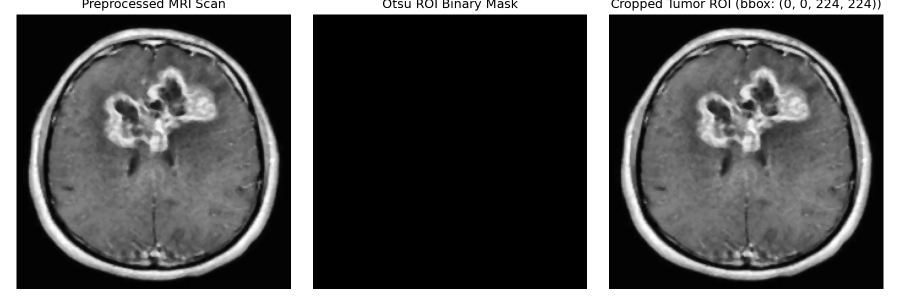
#> input picture reports/figures/segmentation_demo.png, 1800 x 600 px (shown at 1/2 size)
$ python -i segmentation.py   (imports and definitions only)
#> lines starting #> are read from the running program, lines starting #| are printed output that depends on the picture; after the words box and inside, x2 and y2 are one past the last pixel; in counts of white or black regions, pixels touching at a corner belong together
### src/config.py
"""
Global Configuration Settings for Brain Tumor Detection Framework.
Defines file system paths, hyperparameters, preprocessing constants, and reproducibility seeds.
"""

import os
from pathlib import Path

# Project Base Directory
PROJECT_ROOT = Path(__file__).resolve().parent.parent

# Data Directories
DATA_DIR = PROJECT_ROOT / "data"
DATA_RAW_DIR = DATA_DIR / "raw"
DATA_PROCESSED_DIR = DATA_DIR / "processed"
DATA_SPLITS_DIR = DATA_DIR / "splits"

# Models and Reports Directories
MODELS_DIR = PROJECT_ROOT / "models"
REPORTS_DIR = PROJECT_ROOT / "reports"
FIGURES_DIR = REPORTS_DIR / "figures"
APP_DIR = PROJECT_ROOT / "app"

# Ensure runtime directories exist
for path in [DATA_RAW_DIR, DATA_PROCESSED_DIR, DATA_SPLITS_DIR, MODELS_DIR, REPORTS_DIR, FIGURES_DIR, APP_DIR]:
    path.mkdir(parents=True, exist_ok=True)
#> further down, picture is the input picture: shape (600, 1800, 3); min 0, max 255, mean 83.8

# Dataset & Taxonomy Configuration
KAGGLE_DATASET = "masoudnickparvar/brain-tumor-mri-dataset"
CLASSES = ["glioma", "meningioma", "pituitary", "notumor"]
NUM_CLASSES = len(CLASSES)
CLASS_TO_IDX = {cls: idx for idx, cls in enumerate(CLASSES)}
IDX_TO_CLASS = {idx: cls for idx, cls in enumerate(CLASSES)}

# Image Dimensions & Normalization
IMAGE_SIZE = (224, 224)  # (Height, Width) for EfficientNetB0 backbone
IMAGE_CHANNELS = 3

# Preprocessing Settings
CLAHE_CLIP_LIMIT = 2.0
CLAHE_TILE_GRID_SIZE = (8, 8)
MEDIAN_BLUR_KERNEL = 3
ENABLE_SEGMENTATION_ROI = False  # Toggleable Otsu ROI segmentation cropping

# Train/Val/Test Split Ratios
SPLIT_RATIOS = {"train": 0.70, "val": 0.15, "test": 0.15}
RANDOM_SEED = 42

import torch
DEVICE = "cuda" if torch.cuda.is_available() else "cpu"

# Deep Learning / Feature Extractor Settings
BACKBONE_NAME = "EfficientNetB0"
FEATURE_DIM = 1280
FINE_TUNE_LAYERS = 20
BATCH_SIZE = 32
NUM_EPOCHS = 10
LEARNING_RATE = 1e-4

# Genetic Algorithm Feature Selection Settings
GA_POP_SIZE = 30
GA_GENERATIONS = 40
GA_CROSSOVER_RATE = 0.8
GA_MUTATION_RATE = 0.05
GA_ALPHA_PENALTY = 0.01  # Fitness penalty per selected feature count ratio
GA_TOURNAMENT_SIZE = 3

# Kaggle API Credentials Setup
# Set your Kaggle API token as an environment variable or place kaggle.json in ~/.kaggle/
DEFAULT_KAGGLE_TOKEN = os.environ.get("KAGGLE_TOKEN", "")

### src/segmentation.py
"""
Tumor Segmentation and Region of Interest (ROI) Extraction Module.

Uses:
1. Brain/head isolation
2. Adaptive high-intensity thresholding
3. Morphological operations
4. Connected-component filtering
5. ROI bounding box extraction
6. MRI visualization with tumor ROI overlay
7. Lightweight U-Net architecture for future optional use
"""

import sys
from pathlib import Path

import cv2
import numpy as np
import torch
import torch.nn as nn
import matplotlib.pyplot as plt

# Add project root to path
sys.path.append(str(Path(__file__).resolve().parent.parent))

from src.config import FIGURES_DIR, IMAGE_SIZE, ENABLE_SEGMENTATION_ROI


def extract_roi_otsu(
    img_rgb: np.ndarray,
) -> tuple[np.ndarray, np.ndarray, tuple[int, int, int, int], dict]:
    """
    Extract a focal ROI from an MRI image.

    The method:
    - Converts MRI to grayscale
    - Removes black background
    - Creates a brain/head mask
    - Uses adaptive intensity thresholds
    - Applies morphological cleanup
    - Selects a plausible focal connected component
    - Rejects masks that cover most of the image

    Returns:
        binary_mask:
            ROI mask, uint8 values 0 or 255

        roi_cropped:
            Cropped ROI resized back to original image dimensions

        bbox:
            (x, y, width, height)

        stats:
            Debug information
    """

    # ---------------------------------------------------------
    # 1. Validate input
    # ---------------------------------------------------------
    if img_rgb is None:
        raise ValueError("Input MRI image is None.")

    if len(img_rgb.shape) == 3:
        gray = cv2.cvtColor(img_rgb, cv2.COLOR_RGB2GRAY)
    else:
        gray = img_rgb.copy()

    if gray.dtype != np.uint8:
        gray = cv2.normalize(
            gray,
            None,
            0,
            255,
            cv2.NORM_MINMAX
        ).astype(np.uint8)

    h, w = gray.shape
#> h = 600; w = 1800
    total_pixels = h * w
#> total_pixels = 1080000

    # ---------------------------------------------------------
    # 2. Smooth MRI
    # ---------------------------------------------------------
    blurred = cv2.GaussianBlur(gray, (5, 5), 0)

    # ---------------------------------------------------------
    # 3. Create brain/head mask
    #
    # IMPORTANT:
    # Do not use Otsu directly over the whole image.
    # MRI background is usually black.
    # ---------------------------------------------------------
    _, initial_brain = cv2.threshold(
        blurred,
        15,
        255,
        cv2.THRESH_BINARY
    )
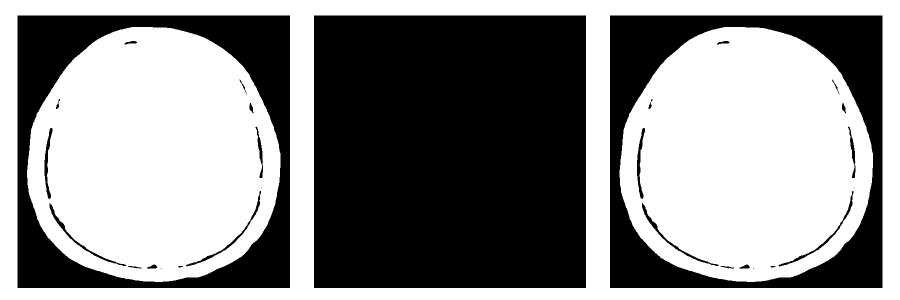
#> initial_brain: shape (600, 1800) (shown at 1/2 size); 54.9% white; 29 black regions (4 under 20 px), largest, box (x1, y1, x2, y2) and area: (628, 31, 1172, 576) 296480, (35, 31, 580, 576) 91782, (1220, 31, 1765, 576) 91782

    # Remove small noise
    kernel_brain = cv2.getStructuringElement(
        cv2.MORPH_ELLIPSE,
        (9, 9)
    )

    initial_brain = cv2.morphologyEx(
        initial_brain,
        cv2.MORPH_CLOSE,
        kernel_brain,
        iterations=3
    )
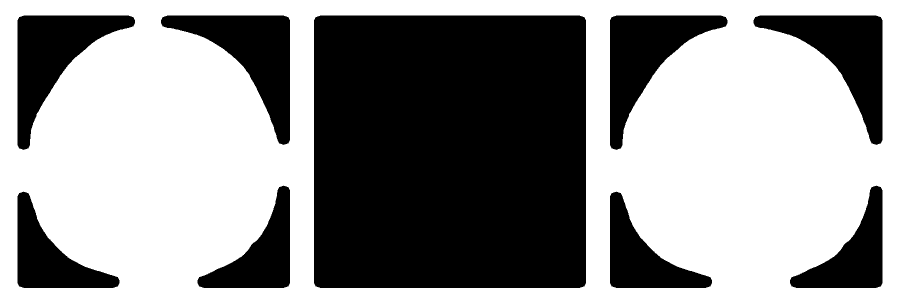
#> initial_brain: shape (600, 1800) (shown at 1/2 size); 57% white; 9 black regions, largest, box (x1, y1, x2, y2) and area: (628, 31, 1172, 576) 296324, (322, 31, 580, 290) 25756, (1507, 31, 1765, 290) 25756

    # Keep largest connected component
    num_labels, labels, stats_cc, _ = cv2.connectedComponentsWithStats(
        initial_brain,
        connectivity=8
    )
#> num_labels = 2; stats_cc = [[35, 31, 1730, 545, 464426], [0, 0, 1800, 600, 615574]]

    brain_mask = np.zeros_like(gray)

    if num_labels > 1:
        largest_label = 1 + np.argmax(
            stats_cc[1:, cv2.CC_STAT_AREA]
        )
#> largest_label = 1

        brain_mask[labels == largest_label] = 255

    brain_pixels = blurred[brain_mask > 0]

    if len(brain_pixels) == 0:
        empty_mask = np.zeros_like(gray)

        stats = {
            "input_shape": list(img_rgb.shape),
            "mask_shape": list(empty_mask.shape),
            "mask_dtype": str(empty_mask.dtype),
            "mask_min_max": [0, 0],
            "otsu_threshold_val": 0.0,
            "brain_mask_foreground_ratio": "0.00%",
            "final_roi_foreground_ratio": "0.00%",
            "nonzero_pixels": 0,
            "total_pixels": total_pixels,
            "num_connected_components": 0,
            "bounding_box": [0, 0, 0, 0],
            "fallback_method_used": "None / Empty Image",
            "is_roi_valid": False,
        }

        return (
            empty_mask,
            img_rgb.copy(),
            (0, 0, 0, 0),
            stats
        )

    # ---------------------------------------------------------
    # 4. Intracranial distance transform & skull margin safety
    # ---------------------------------------------------------
    inv_brain = cv2.bitwise_not(brain_mask)
    if np.any(inv_brain > 0):
        dist_from_bg = cv2.distanceTransform(brain_mask, cv2.DIST_L2, 5)
    else:
        border_mask = np.ones_like(gray, dtype=np.uint8)
        border_mask[1:-1, 1:-1] = 0
        dist_from_bg = cv2.distanceTransform(cv2.bitwise_not(border_mask), cv2.DIST_L2, 5)

    dist_from_bg = np.clip(dist_from_bg, 0.0, float(h // 2))

    # Intracranial mask: pixels at least 12 pixels INSIDE skull boundary
    _, intracranial_mask = cv2.threshold(dist_from_bg, 12, 255, cv2.THRESH_BINARY)
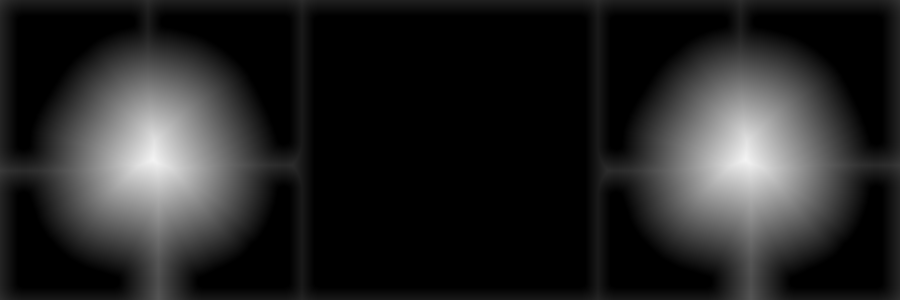
#> dist_from_bg: shape (600, 1800) float32 (shown at 1/2 size); min 0, max 243.9, mean 36.3
    intracranial_mask = intracranial_mask.astype(np.uint8)

    # Fallback to brain_mask if brain is small
    if np.sum(intracranial_mask > 0) < 0.20 * np.sum(brain_mask > 0):
        intracranial_mask = brain_mask.copy()

    brain_pixels = blurred[intracranial_mask > 0]
    if len(brain_pixels) == 0:
        brain_pixels = blurred[brain_mask > 0]
        intracranial_mask = brain_mask.copy()

    # ---------------------------------------------------------
    # 5. Calculate adaptive thresholds
    # ---------------------------------------------------------
    otsu_val, _ = cv2.threshold(
        brain_pixels, 0, 255, cv2.THRESH_BINARY + cv2.THRESH_OTSU
    )
#> otsu_val = 166

    p90 = float(np.percentile(brain_pixels, 90))
#> p90 = 255
    p93 = float(np.percentile(brain_pixels, 93))
#> p93 = 255
    p95 = float(np.percentile(brain_pixels, 95))
#> p95 = 255

    threshold_candidates = [
        max(float(otsu_val), p93),
        max(float(otsu_val), p90),
        p95,
    ]
#> threshold_candidates = [255, 255, 255]

    # ---------------------------------------------------------
    # 6. Generate & evaluate candidate components
    # ---------------------------------------------------------
    candidate_results = []
    candidate_telemetry = []

    kernel = cv2.getStructuringElement(cv2.MORPH_ELLIPSE, (5, 5))

    for thresh_idx, threshold_value in enumerate(threshold_candidates):
        _, candidate = cv2.threshold(blurred, int(threshold_value), 255, cv2.THRESH_BINARY)
        candidate = cv2.bitwise_and(candidate, intracranial_mask)

        # Remove tiny noise and bridge internal gaps
        candidate = cv2.morphologyEx(candidate, cv2.MORPH_OPEN, kernel, iterations=1)
        candidate = cv2.morphologyEx(candidate, cv2.MORPH_CLOSE, kernel, iterations=2)
        candidate = cv2.dilate(candidate, kernel, iterations=1)

        contours, _ = cv2.findContours(candidate, cv2.RETR_EXTERNAL, cv2.CHAIN_APPROX_SIMPLE)

        for contour in contours:
            area = cv2.contourArea(contour)
            area_ratio = area / float(total_pixels)
            x, y, bw, bh = cv2.boundingRect(contour)
            bbox_c = (x, y, bw, bh)

            aspect_ratio = max(bw / bh, bh / bw) if bh > 0 and bw > 0 else 999.0

            # Centroid location inside intracranial region
            M = cv2.moments(contour)
            cx = int(M["m10"] / M["m00"]) if M["m00"] > 0 else x + bw // 2
            cy = int(M["m01"] / M["m00"]) if M["m00"] > 0 else y + bh // 2

            c_mask = np.zeros_like(gray)
            cv2.drawContours(c_mask, [contour], -1, 255, -1)
            min_skull_dist = float(np.min(dist_from_bg[c_mask > 0])) if np.any(c_mask > 0) else 0.0

            peri = cv2.arcLength(contour, True)
            circ = float((4 * np.pi * area) / (peri ** 2)) if peri > 0 else 0.0

            # Rejection Checks
            rejection_reason = None
            if area_ratio < 0.003 or area_ratio > 0.15:
                rejection_reason = f"Area out of bounds ({area_ratio*100:.2f}%)"
            elif x <= 22 or y <= 22 or x + bw >= w - 22 or y + bh >= h - 22:
                rejection_reason = f"Too close to image margin (x={x}, y={y}, w={bw}, h={bh})"
            elif bw < 10 or bh < 10:
                rejection_reason = "Dimension too small (< 10px)"
            elif aspect_ratio > 1.8:
                rejection_reason = f"Elongated strip aspect ratio ({aspect_ratio:.2f} > 1.8)"
            elif circ < 0.12:
                rejection_reason = f"Low circularity ({circ:.2f} < 0.12)"
            elif min_skull_dist < 18.0:
                rejection_reason = f"Too close to skull wall ({min_skull_dist:.1f}px < 18px)"
            elif not (0.20 * w <= cx <= 0.80 * w and 0.18 * h <= cy <= 0.70 * h):
                rejection_reason = f"Centroid ({cx}, {cy}) outside central intracranial region"
            elif y + bh > 0.80 * h:
                rejection_reason = f"Extends into lower facial/nasal region (y2={y+bh} > {int(0.80*h)})"

            if rejection_reason is None:
                mean_int = float(np.mean(blurred[c_mask > 0]))
                depth_score = float(np.mean(dist_from_bg[c_mask > 0]))
                score = float(mean_int * 0.4 + depth_score * 0.4 + circ * 50.0)

                candidate_results.append({
                    "contour": contour,
                    "area": area,
                    "area_ratio": area_ratio,
                    "bbox": bbox_c,
                    "min_skull_dist": min_skull_dist,
                    "score": score,
                    "threshold_used": threshold_value
                })
                candidate_telemetry.append({
                    "bbox": list(bbox_c),
                    "area_pixels": int(area),
                    "area_pct": f"{area_ratio*100:.2f}%",
                    "min_skull_dist": f"{min_skull_dist:.1f}px",
                    "score": f"{score:.1f}",
                    "status": "ACCEPTED"
                })
            else:
                candidate_telemetry.append({
                    "bbox": list(bbox_c),
                    "area_pixels": int(area),
                    "area_pct": f"{area_ratio*100:.2f}%",
                    "status": f"REJECTED ({rejection_reason})"
                })
#> this loop made 3 passes
#> after the loop, candidate_results = []; candidate_telemetry = []

    # ---------------------------------------------------------
    # 7. Select best focal ROI by candidate score
    # ---------------------------------------------------------
    mask = np.zeros_like(gray, dtype=np.uint8)
    bbox = (0, 0, 0, 0)
    roi_detected = False
    threshold_method_used = "No valid focal ROI"

    if candidate_results:
        best = max(candidate_results, key=lambda item: item["score"])
        best_contour = best["contour"]
        x, y, bw, bh = best["bbox"]

        cv2.drawContours(mask, [best_contour], -1, 255, -1)
        bbox = (x, y, bw, bh)

        roi_crop = img_rgb[y:y + bh, x:x + bw]
        if roi_crop.size > 0:
            roi_cropped = cv2.resize(roi_crop, (w, h), interpolation=cv2.INTER_LINEAR)
            roi_detected = True
            threshold_method_used = f"Intracranial Scored Focal ROI (score={best['score']:.1f}, dist={best['min_skull_dist']:.1f}px)"
        else:
            roi_cropped = img_rgb.copy()
    else:
        roi_cropped = img_rgb.copy()

    # ---------------------------------------------------------
    # 9. Final safety validation
    # ---------------------------------------------------------
    nonzero_pixels = int(
        np.sum(mask > 0)
    )
#> nonzero_pixels = 0

    foreground_pct = (
        nonzero_pixels / float(total_pixels)
    ) * 100.0
#> foreground_pct = 0

    # Reject obviously invalid masks.
    if (
        nonzero_pixels == 0
        or foreground_pct >= 40.0
    ):

        mask = np.zeros_like(gray)
        bbox = (0, 0, 0, 0)
        roi_cropped = img_rgb.copy()
        roi_detected = False
        nonzero_pixels = 0
        foreground_pct = 0.0

        if foreground_pct == 0:
            threshold_method_used = (
                "No valid focal lesion isolated"
            )

    # ---------------------------------------------------------
    # 10. Connected component statistics
    # ---------------------------------------------------------
    num_labels, labels, cc_stats, centroids = (
        cv2.connectedComponentsWithStats(
            mask,
            connectivity=8
        )
    )
#> labels: shape (600, 1800) int32; every value is 0
#> num_labels = 1; cc_stats = [[0, 0, 1800, 600, 1080000]]; centroids = [[899.5, 299.5]]

    brain_fg_pct = (
        len(brain_pixels) / float(total_pixels)
    ) * 100.0
#> brain_fg_pct = 47.26

    stats = {
        "input_shape": list(img_rgb.shape),
        "mask_shape": list(mask.shape),
        "mask_dtype": str(mask.dtype),
        "mask_min_max": [
            int(np.min(mask)),
            int(np.max(mask))
        ],
        "otsu_threshold_val": float(otsu_val),
        "p90_threshold": float(p90),
        "p93_threshold": float(p93),
        "p95_threshold": float(p95),
        "brain_mask_foreground_ratio":
            f"{brain_fg_pct:.2f}%",
        "final_roi_foreground_ratio":
            f"{foreground_pct:.2f}%",
        "nonzero_pixels": nonzero_pixels,
        "total_pixels": total_pixels,
        "num_connected_components":
            int(max(0, num_labels - 1)),
        "bounding_box": list(bbox),
        "fallback_method_used":
            threshold_method_used,
        "candidate_telemetry": candidate_telemetry,
        "is_roi_valid": roi_detected,
    }

    return (
        mask,
        roi_cropped,
        bbox,
        stats
    )


# [173 lines left out: function create_marked_mri_image, not called in this run]


# =============================================================
# Lightweight U-Net
# =============================================================

class DoubleConv(nn.Module):
    """
    Convolution -> BatchNorm -> ReLU
    repeated twice.
    """

    # [39 lines left out: function __init__, not called in this run]

    def forward(self, x):
        return self.conv(x)


class LightweightUNet(nn.Module):
    """
    Lightweight U-Net architecture.

    Input:
        (B, 3, H, W)

    Output:
        (B, 1, H, W)
    """

    # [279 lines left out: functions __init__, forward, apply_segmentation_pipeline, main, not called in this run]


# [2 lines not run here, left out]

>>> import cv2
>>> picture = cv2.cvtColor(cv2.imread('../reports/figures/segmentation_demo.png'), cv2.COLOR_BGR2RGB)
>>> result = extract_roi_otsu(picture)
